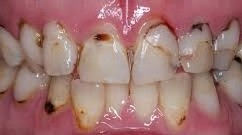
%> input picture case2.jpg, 242 x 135 px
$ octave dentalDetection_t3.m   (GNU Octave 9; MATLAB toolbox functions it lacks are replaced by stand-ins)
%> lines starting %> are read from the running program, lines starting %| are printed output that depends on the picture; in (x1, y1, x2, y2) boxes, pixels count from 0 and x2, y2 are one past the last pixel; in counts of white or black regions, pixels touching at a corner belong together; the program's own positions count from 1
clc
close all
clear all

%Read image files
I = imread('case2.jpg');
%> I is the input picture: size 135x242x3 uint8; mean R, G, B 160, 115.3, 112.5

%Convert images to grayscale
gray = rgb2gray(I);
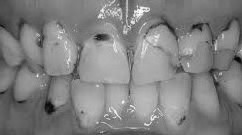
%> gray: size 135x242 uint8; min 4, max 252, mean 128.4

%Show image and histogram
figure;
subplot(3,2,1), imshow(I), title('Original');
subplot(3,2,3), imshow(gray), title('Grayscale');

%Filter image using median filtering
fil = medfilt2(gray,[3 3]);
subplot(3,2,4), imshow(fil), title('Median filter');

%Sharpen the image
sharp = imsharpen(fil);
subplot(3,2,5), imshow(fil), title('Sharpen image');
subplot(3,2,6), imhist(fil), title('Histogram of Sharpen img');
%> after `title('Histogram of Sharpen img')`:
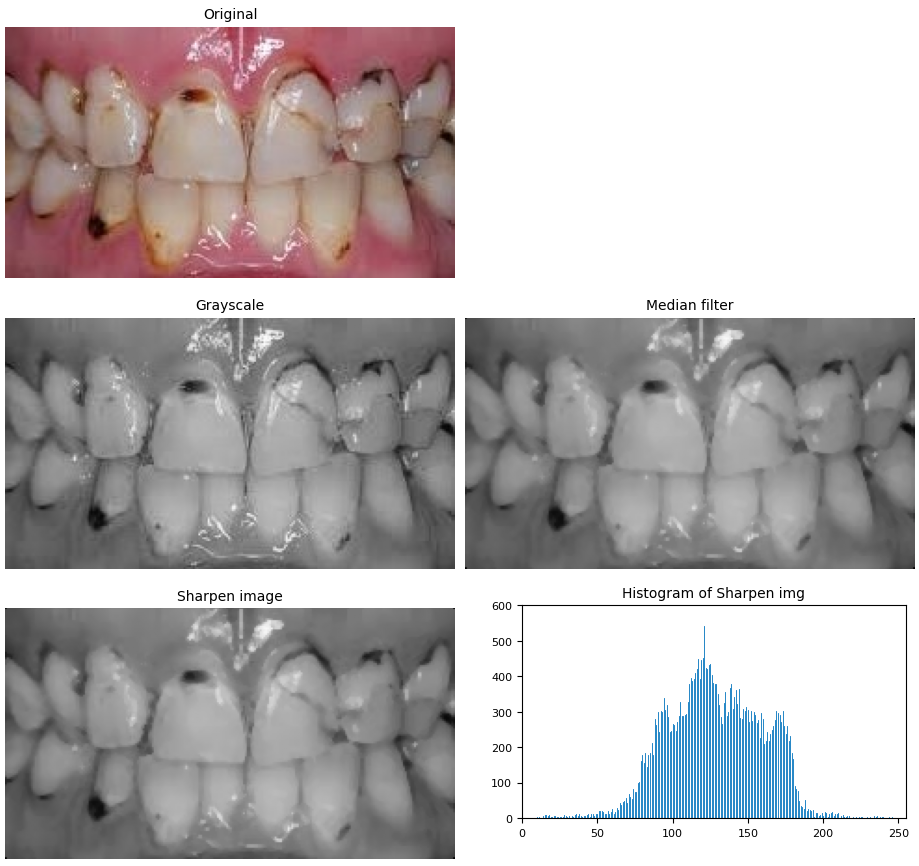
%> figure redrawn from the program's plot data, 5 panels

%Convert image to binary
bin = roicolor(sharp, 65, 255);% all pixels in (65,255) will be 1 and white
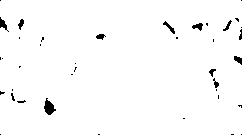
%> bin: size 135x242 logical; 98.1% white; 39 black regions (28 under 20 px), largest, box (x1, y1, x2, y2) and area: (44, 98, 56, 115) 116, (0, 17, 9, 32) 54, (192, 23, 203, 31) 50
figure, imshow(bin), title('Binary image'); % the rest is 0 which is black

%calculate percentage of cavity
white = nnz(bin)                        %total white pixels (non cavity)
%> white = 32050
black = numel(bin)-white                %total black pixels (cavity)
%> black = 620
blackPercent = round((black/numel(bin))*100, 2)%percentage of black pixels
%> blackPercent = 1.9

h = msgbox(['The percentage of cavity is ' num2str(blackPercent) '%'], 'Result');
%> h = []

$ run again, with case3.jpg copied over case2.jpg
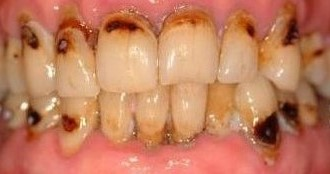
%> input picture case3.jpg, 330 x 174 px
%> I is the input picture: size 174x330x3 uint8; mean R, G, B 194.3, 124.9, 93.5
%> `gray = rgb2gray(I);`:
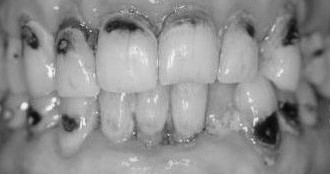
%> gray: size 174x330 uint8; min 8, max 247, mean 142.1
%> `bin = roicolor(sharp, 65, 255);`:
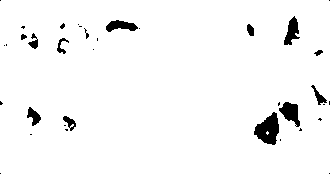
%> bin: size 174x330 logical; 96.5% white; 36 black regions (23 under 20 px), largest, box (x1, y1, x2, y2) and area: (254, 112, 279, 145) 515, (279, 102, 300, 127) 295, (284, 16, 300, 45) 251
%> white = 55412
%> black = 2008
%> blackPercent = 3.5
%> h = []

$ run again, with t1.jpg copied over case2.jpg
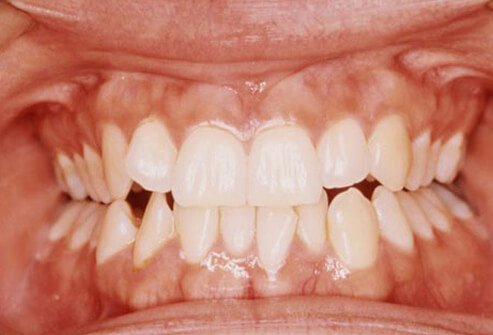
%> input picture t1.jpg, 493 x 335 px
%> I is the input picture: size 335x493x3 uint8; mean R, G, B 199.7, 131.9, 113.9
%> `gray = rgb2gray(I);`:
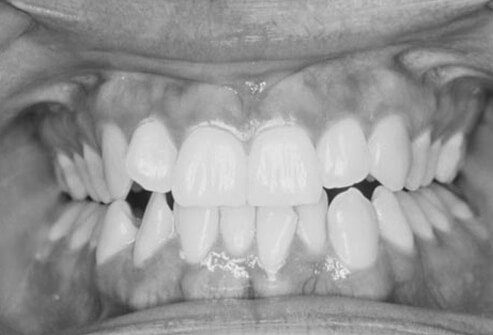
%> gray: size 335x493 uint8; min 25, max 240, mean 150.1
%> `bin = roicolor(sharp, 65, 255);`:
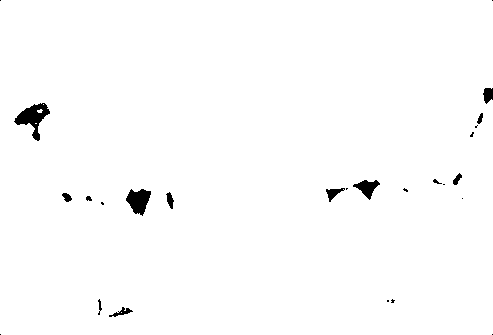
%> bin: size 335x493 logical; 98.8% white; 26 black regions (13 under 20 px), largest, box (x1, y1, x2, y2) and area: (14, 103, 50, 141) 563, (126, 189, 151, 216) 427, (353, 180, 380, 200) 255
%> white = 163219
%> black = 1936
%> blackPercent = 1.17
%> h = []
